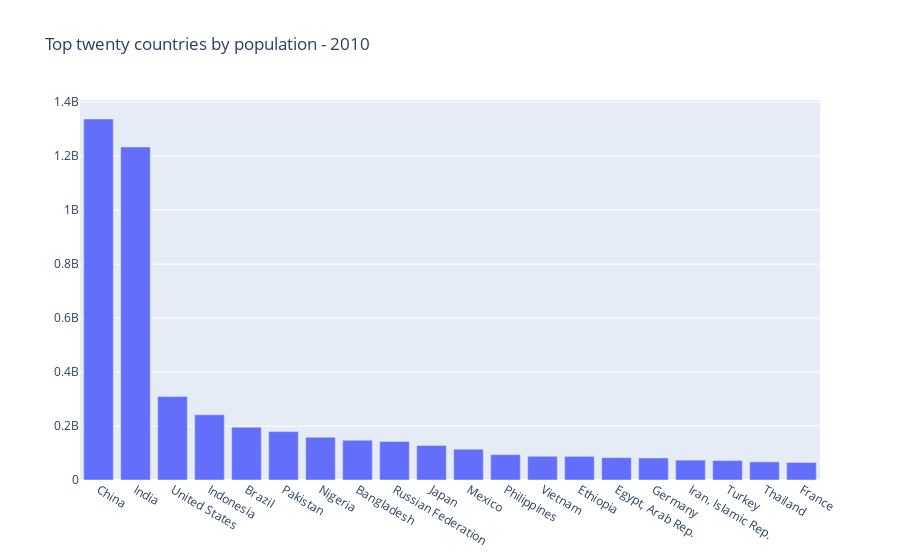

The notebook cell this image was saved under:
### Code cell
fig = go.Figure()
fig.add_bar(x=year_df['Country Name'], y=year_df[year])
fig.layout.title = f'Top twenty countries by population - {year}'
fig.show()

### Figure 1 — Plotly figure (JSON) as saved in the notebook; plotly's stock layout.template omitted (floating-point values rounded to 4 significant figures)
{"data": [{"type": "bar", "x": ["China", "India", "United States", "Indonesia", "Brazil", "Pakistan", "Nigeria", "Bangladesh", "Russian Federation", "Japan", "Mexico", "Philippines", "Vietnam", "Ethiopia", "Egypt, Arab Rep.", "Germany", "Iran, Islamic Rep.", "Turkey", "Thailand", "France"], "y": [1337705000, 1234281170, 309326085, 241834215, 195713635, 179424641, 158503197, 147575430, 142849449, 128070000, 114092963, 93966780, 87967651, 87639964, 82761235, 81776930, 73762519, 72326988, 67195028, 65027507]}], "layout": {"autosize": true, "title": {"text": "Top twenty countries by population - 2010"}, "xaxis": {"autorange": true, "range": [-0.5, 19.5], "showspikes": false, "type": "category"}, "yaxis": {"autorange": true, "range": [0, 1408000000.0], "showspikes": false, "type": "linear"}}}
